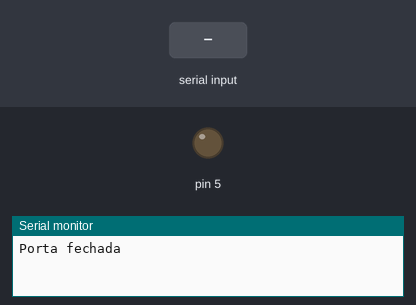
Simulated run of this sketch. Board: Arduino Uno, built with avr-gcc and run on an emulated ATmega328P. Shown: output pins drawn as LEDs (lit = HIGH), the last lines printed to the serial monitor. Inputs (shaded band) come from the test bench.

Above: at 1.2 s.
1.3 s: "a" received over Serial
At 2.1 s:
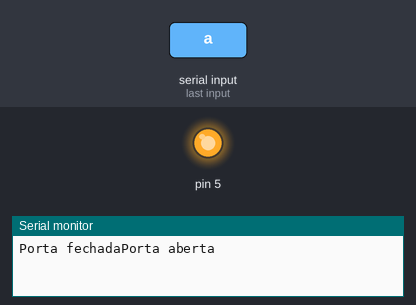
Timing chart, 0 to 12.8 s (numbered marks = the images above; inputs shaded):
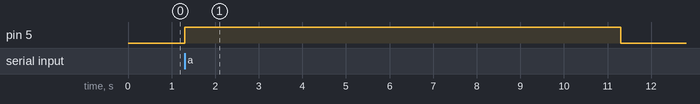

Measured:
- after the input at 1.3 s, pin 5: LOW → HIGH at once, → LOW 10.0 s later

The sketch:

Teste_tranca.ino
```cpp
void setup()
{
     Serial.begin(9600);
     pinMode(5,OUTPUT);
     digitalWrite(5,LOW);
     Serial.print("Porta fechada");
}
void loop()
{
  char comando;
  if (Serial.available()>0)
    {
        comando = Serial.read();
        if (comando == 'a')
        {
           digitalWrite(5,HIGH);
           Serial.print("Porta aberta\n");
           delay(10000);
           digitalWrite(5,LOW);
           Serial.print("Porta fechada\n");
         }
}
}
```
